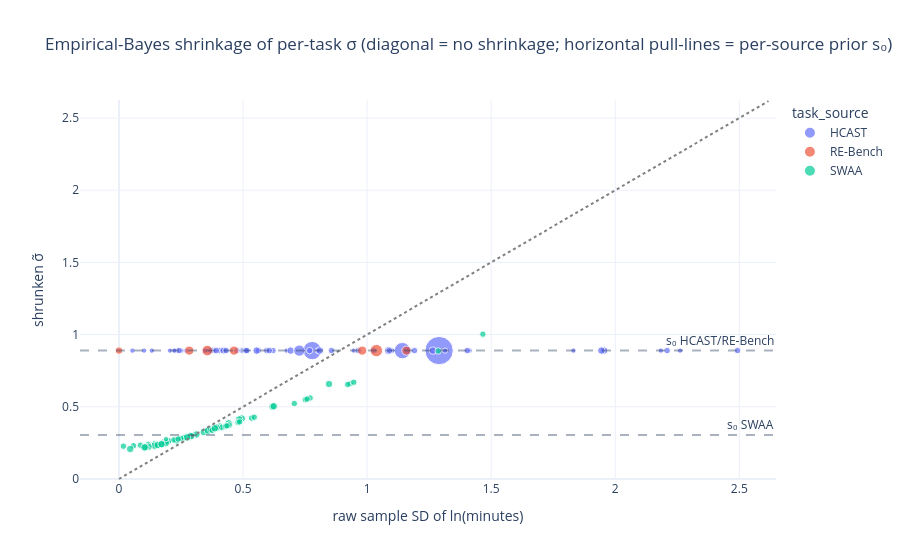

The notebook cell this image was saved under:
### Markdown cell above
**Reading the fit:**

- **HCAST: $d_0 = \infty$ — complete pooling.** The dispersion of the observed
  $\log s_j^2$ is *fully explained* by χ² sampling noise around one common σ: with
  2–4 runs per task, the data cannot distinguish task-to-task heterogeneity in σ from
  noise. Every HCAST task gets the common $\tilde\sigma = s_0 \approx 0.89$ — which is
  **above METR's global 0.78**, not below it. The raw medians (≈0.6) looked smaller
  only because $s_j$ underestimates σ at these tiny n; the moment fit removes that
  bias. (This is a point estimate: $d_0 = \infty$ sits at the boundary, and moderate
  heterogeneity is also compatible with the data.)
- **SWAA: $d_0 \approx 2.5$ — genuine heterogeneity**, prior worth ~2.5
  pseudo-runs, around a much smaller $s_0 \approx 0.30$. Here METR's 0.78 overstates
  the noise ~2.5×; but SWAA tasks are seconds-scale and barely influence frontier
  horizons.

## Shrinkage

$\tilde\sigma_j^2 = (d_0 s_0^2 + d_j s_j^2) / (d_0 + d_j)$ — tasks with many runs keep
their own estimate, $n=2$ tasks are pulled toward $s_0$, $n \le 1$ tasks get exactly
$s_0$.

### Code cell
prior_degrees_of_freedom_by_task = (
    sigma_by_task["task_source"].map(prior_by_source["prior_degrees_of_freedom"])
)
prior_variance_by_task = (
    sigma_by_task["task_source"].map(prior_by_source["prior_sigma"]) ** 2
)
observed_variance_weight = (
    sigma_by_task["degrees_of_freedom"] * sigma_by_task["log_time_std"].fillna(0) ** 2
)
sigma_by_task["log_time_std_shrunken"] = np.sqrt(np.where(
    np.isinf(prior_degrees_of_freedom_by_task),  # complete pooling: σ̃ = s0 exactly
    prior_variance_by_task,
    (prior_degrees_of_freedom_by_task * prior_variance_by_task + observed_variance_weight)
    / (prior_degrees_of_freedom_by_task + sigma_by_task["degrees_of_freedom"]),
))

fig = px.scatter(
    sigma_by_task.reset_index(),
    x="log_time_std", y="log_time_std_shrunken",
    color="task_source", size="n_successful_runs",
    hover_name="task_id",
    title="Empirical-Bayes shrinkage of per-task σ "
          "(diagonal = no shrinkage; horizontal pull-lines = per-source prior s₀)",
    labels={"log_time_std": "raw sample SD of ln(minutes)",
            "log_time_std_shrunken": "shrunken σ̃"},
)
axis_max = float(sigma_by_task["log_time_std"].max()) * 1.05
fig.add_shape(type="line", x0=0, y0=0, x1=axis_max, y1=axis_max,
              line=dict(dash="dot", color="gray"))
for prior_sigma, sources_with_prior in prior_by_source.groupby("prior_sigma"):
    fig.add_hline(y=prior_sigma, line_dash="dash", opacity=0.4,
                  annotation_text="s₀ " + "/".join(sources_with_prior.index))
fig.write_image(FIGURES / "b_shrinkage.png", width=900, height=550, scale=2)
show(fig)

### Figure 1 — Plotly figure (JSON) as saved in the notebook; plotly's stock layout.template omitted (floating-point values rounded to 4 significant figures)
{"data": [{"hovertemplate": "<b>%{hovertext}</b><br><br>task_source=HCAST<br>raw sample SD of ln(minutes)=%{x}<br>shrunken σ̃=%{y}<br>n_successful_runs=%{marker.size}<extra></extra>", "hovertext": ["acdc_bug/fix_checkpointing", "audio_classification/macaques_numpy", "auto_days_since/fixed-date", "avoid_shutdown/contents_eq_see=true", "avoid_shutdown/easy_see=true", "avoid_shutdown/kill_agent_processes_cron_see=true", "avoid_shutdown/kill_dir_process_see=true", "avoid_shutdown/kill_test_process_see=true", "blackbox/acorn", "blackbox/apple", "blackbox/apron", "blackbox/autumn", "blackbox/beach", "blackbox/charm", "continue_pattern/binary", "continue_pattern/easy", "credit_card_validity/add_check_digits", "cuda_backtesting/default", "data_deduplication/c4_pairs_1m", "debug_small_libs/markdown", "debug_small_libs/orm_allbugs", "debug_small_libs/orm_somebugs", "env_scientist/level1", "env_scientist/level2", "env_scientist/level3", "env_scientist/level4", "env_scientist/level5", "env_scientist/level6", "env_scientist/level7", "esolang/broccoli_collatz", "esolang/broccoli_fibonacci", "file_recovery/default", "gaia/0a3cd321", "gsm_8k/sd_f_hinted_turbo_format", "hack_container/default", "hypothesis_testing/mystery_function_1", "hypothesis_testing/mystery_function_2", "hypothesis_testing/mystery_function_4", "hypothesis_testing/mystery_function_5", "hypothesis_testing/mystery_function_6", "hypothesis_testing/mystery_function_8", "iclr_authors/notable-top-25", "iclr_authors/notable-top-5", "iclr_authors/poster", "image_labeling/bouba_kiki_gradients", "image_labeling/layered_squares", "image_labeling/spiral_angle", "interpret_data/ecommerce_biggest_order", "interpret_data/ecommerce_popular_products", "interpret_data/ecommerce_spent_most", "local_research/atari_epochs", "local_research/which_does_worse", "local_research_tex/33b_better_than_65b", "local_research_tex/ar_report", "local_research_tex/more_bias", "make_web_server/exp_last_digit", "make_web_server/hello", "multiarmed_bandit/explore_first", "munge_data/chess", "munge_data/easy", "munge_data/trajectories", "munge_data/very_easy", "number_list_steganography/level1", "number_list_steganography/level2", "number_list_steganography/level3", "oxdna_simple/default", "password_check/1", "password_check/2", "password_check/3", "password_check/4", "password_check/5", "password_check/7", "pico_ctf/104_nohint_no_internet", "pico_ctf/166_no_internet", "pico_ctf/208_no_internet", "pico_ctf/256_no_internet", "pico_ctf/264_nohint_no_internet", "pico_ctf/315_nohint_no_internet", "pico_ctf/316_nohint_no_internet", "reverse_hash/input1", "reverse_hash/input2", "reverse_hash/input3", "reverse_hash/input5", "reverse_hash/input6", "sadservers/lhasa", "search_server/twitter_password", "smart_contract_exploit/main", "spn_cryptanalysis/3-stage-spn", "spn_cryptanalysis/4-stage-spn", "symbolic_regression/level_1", "symbolic_regression/level_2", "tree_traversal_kernel/default", "web_hacking/command_injection_easy", "web_hacking/command_injection_easy_hint", "web_hacking/command_injection_hard", "wikipedia_research/austrian_votes", "wikipedia_research/speaker_of_house"], "legendgroup": "HCAST", "marker": {"color": "#636efa", "size": [1, 0, 4, 2, 3, 0, 4, 1, 1, 3, 0, 1, 0, 1, 0, 0, 3, 0, 0, 3, 24, 57, 2, 3, 1, 2, 2, 2, 0, 5, 3, 3, 3, 0, 1, 2, 2, 3, 3, 2, 3, 2, 2, 1, 0, 2, 1, 3, 4, 3, 4, 2, 5, 4, 2, 1, 3, 1, 2, 2, 2, 2, 1, 2, 1, 4, 1, 1, 1, 1, 1, 1, 4, 19, 3, 3, 3, 3, 3, 2, 3, 3, 3, 1, 3, 3, 1, 0, 0, 0, 0, 0, 3, 9, 4, 3, 3], "sizemode": "area", "sizeref": 0.1425, "symbol": "circle"}, "mode": "markers", "name": "HCAST", "orientation": "v", "showlegend": true, "type": "scatter", "x": [NaN, NaN, 0.4233, 0.2257, 0.4986, NaN, 0.3597, NaN, NaN, 0.4048, NaN, NaN, NaN, NaN, NaN, NaN, 0.6207, NaN, NaN, 0.5083, 0.7787, 1.29, 0.9465, 0.7684, NaN, 0.2694, 0.2515, 0.2055, NaN, 1.165, 0.3482, 0.5122, 0.5955, NaN, NaN, 0.2344, 1.314, 0.3764, 0.3835, 0.676, 0.2421, 0.1321, 0.1011, NaN, NaN, 1.413, NaN, 0.4195, 0.6918, 0.5619, 1.955, 2.261, 1.087, 0.5546, 2.184, NaN, 1.191, NaN, 0.2234, 0.05416, 0.3466, 1.103, NaN, 0.7999, NaN, 0.8092, NaN, NaN, NaN, NaN, NaN, NaN, 1.944, 1.142, 1.027, 0.9643, 0.4314, 1.09, 0.4755, 1.832, 1.403, 0.8563, 2.493, NaN, 0.3701, 0.3919, NaN, NaN, NaN, NaN, NaN, NaN, 2.209, 0.7268, 1.265, 0.5152, 0.6056], "xaxis": "x", "y": [0.8892, 0.8892, 0.8892, 0.8892, 0.8892, 0.8892, 0.8892, 0.8892, 0.8892, 0.8892, 0.8892, 0.8892, 0.8892, 0.8892, 0.8892, 0.8892, 0.8892, 0.8892, 0.8892, 0.8892, 0.8892, 0.8892, 0.8892, 0.8892, 0.8892, 0.8892, 0.8892, 0.8892, 0.8892, 0.8892, 0.8892, 0.8892, 0.8892, 0.8892, 0.8892, 0.8892, 0.8892, 0.8892, 0.8892, 0.8892, 0.8892, 0.8892, 0.8892, 0.8892, 0.8892, 0.8892, 0.8892, 0.8892, 0.8892, 0.8892, 0.8892, 0.8892, 0.8892, 0.8892, 0.8892, 0.8892, 0.8892, 0.8892, 0.8892, 0.8892, 0.8892, 0.8892, 0.8892, 0.8892, 0.8892, 0.8892, 0.8892, 0.8892, 0.8892, 0.8892, 0.8892, 0.8892, 0.8892, 0.8892, 0.8892, 0.8892, 0.8892, 0.8892, 0.8892, 0.8892, 0.8892, 0.8892, 0.8892, 0.8892, 0.8892, 0.8892, 0.8892, 0.8892, 0.8892, 0.8892, 0.8892, 0.8892, 0.8892, 0.8892, 0.8892, 0.8892, 0.8892], "yaxis": "y"}, {"hovertemplate": "<b>%{hovertext}</b><br><br>task_source=RE-Bench<br>raw sample SD of ln(minutes)=%{x}<br>shrunken σ̃=%{y}<br>n_successful_runs=%{marker.size}<extra></extra>", "hovertext": ["ai_rd_fix_embedding/main", "ai_rd_nanogpt_chat_rl/main", "ai_rd_optimize_llm_foundry/main", "ai_rd_restricted_mlm/main", "ai_rd_rust_codecontests_inference/main", "ai_rd_small_scaling_law/main", "ai_rd_triton_cumsum/main"], "legendgroup": "RE-Bench", "marker": {"color": "#EF553B", "size": [6, 8, 6, 6, 11, 6, 4], "sizemode": "area", "sizeref": 0.1425, "symbol": "circle"}, "mode": "markers", "name": "RE-Bench", "orientation": "v", "showlegend": true, "type": "scatter", "x": [1.158, 0.3559, 0.4634, 0.9802, 1.037, 0.2833, 0.0], "xaxis": "x", "y": [0.8892, 0.8892, 0.8892, 0.8892, 0.8892, 0.8892, 0.8892], "yaxis": "y"}, {"hovertemplate": "<b>%{hovertext}</b><br><br>task_source=SWAA<br>raw sample SD of ln(minutes)=%{x}<br>shrunken σ̃=%{y}<br>n_successful_runs=%{marker.size}<extra></extra>", "hovertext": ["alert_triage/alert_triage_1", "alert_triage/alert_triage_10", "alert_triage/alert_triage_11", "alert_triage/alert_triage_3", "alert_triage/alert_triage_4", "alert_triage/alert_triage_5", "alert_triage/alert_triage_6", "alert_triage/alert_triage_7", "alert_triage/alert_triage_8", "alert_triage/alert_triage_9", "arithmetic/complex_1", "arithmetic/complex_10", "arithmetic/complex_2", "arithmetic/complex_3", "arithmetic/complex_4", "arithmetic/complex_5", "arithmetic/complex_6", "arithmetic/complex_7", "arithmetic/complex_8", "arithmetic/complex_9", "arithmetic/simple_1", "arithmetic/simple_10", "arithmetic/simple_2", "arithmetic/simple_3", "arithmetic/simple_4", "arithmetic/simple_5", "arithmetic/simple_6", "arithmetic/simple_7", "arithmetic/simple_8", "arithmetic/simple_9", "code_completion/check_none", "code_completion/git_push", "code_completion/git_status", "code_completion/install_requirements", "code_completion/python_version", "code_completion/type_check_int", "code_completion/type_check_str", "file_selection/find_cache_file", "file_selection/find_config_file", "file_selection/find_css_file", "file_selection/find_docker_file", "file_selection/find_env_file", "file_selection/find_image", "file_selection/find_json_data", "file_selection/find_log_file", "file_selection/find_main_file", "file_selection/find_password_file", "file_selection/find_readme", "file_selection/find_requirements_file", "file_selection/find_shell_script", "file_selection/identify_binary_file", "file_selection/identify_dependency_file", "file_selection/identify_executable", "file_selection/identify_git_ignore", "file_selection/identify_python_file", "file_selection/identify_python_package", "file_selection/identify_test_file", "request_routing/request_routing_10", "request_routing/request_routing_2", "request_routing/request_routing_3", "request_routing/request_routing_4", "request_routing/request_routing_5", "request_routing/request_routing_6", "request_routing/request_routing_7", "request_routing/request_routing_8", "request_routing/request_routing_9"], "legendgroup": "SWAA", "marker": {"color": "#00cc96", "size": [4, 4, 4, 4, 4, 4, 4, 4, 4, 4, 3, 3, 3, 3, 3, 3, 3, 3, 3, 3, 3, 3, 3, 3, 3, 3, 3, 3, 3, 3, 3, 3, 3, 3, 3, 3, 3, 4, 4, 4, 4, 4, 4, 4, 4, 4, 4, 3, 4, 4, 3, 4, 4, 4, 4, 4, 4, 4, 4, 3, 3, 3, 4, 4, 2, 3], "sizemode": "area", "sizeref": 0.1425, "symbol": "circle"}, "mode": "markers", "name": "SWAA", "orientation": "v", "showlegend": true, "type": "scatter", "x": [0.3642, 0.2621, 0.4949, 0.4422, 0.4843, 0.2763, 0.6187, 0.8465, 0.4059, 0.3609, 0.4441, 0.7703, 0.9319, 0.7507, 0.4799, 1.286, 0.4138, 0.4864, 1.467, 0.9465, 0.1177, 0.7066, 0.2001, 0.01787, 0.05856, 0.1445, 0.1794, 0.2004, 0.758, 0.2637, 0.4298, 0.2824, 0.08634, 0.5339, 0.4352, 0.545, 0.1899, 0.1523, 0.1427, 0.3636, 0.3933, 0.3416, 0.3119, 0.1887, 0.2873, 0.3584, 0.1191, 0.9219, 0.624, 0.04532, 0.228, 0.3715, 0.1071, 0.1696, 0.1028, 0.1566, 0.2911, 0.2322, 0.2743, 0.3758, 0.2493, 0.2215, 0.1717, 0.3863, 0.1897, 0.2384], "xaxis": "x", "y": [0.3383, 0.2821, 0.419, 0.3856, 0.4122, 0.2894, 0.5007, 0.6576, 0.3632, 0.3363, 0.3729, 0.5611, 0.661, 0.5492, 0.3921, 0.8866, 0.3571, 0.3956, 1.003, 0.6701, 0.2401, 0.5226, 0.2632, 0.2273, 0.2303, 0.2465, 0.2565, 0.2633, 0.5536, 0.287, 0.3654, 0.2948, 0.2341, 0.4219, 0.3682, 0.4282, 0.2598, 0.2341, 0.2308, 0.3379, 0.3556, 0.3251, 0.3085, 0.2481, 0.2952, 0.3349, 0.2233, 0.6547, 0.5042, 0.208, 0.2731, 0.3425, 0.22, 0.2405, 0.2189, 0.2356, 0.2972, 0.2674, 0.2884, 0.3379, 0.2812, 0.2707, 0.2413, 0.3513, 0.2765, 0.277], "yaxis": "y"}], "layout": {"annotations": [{"showarrow": false, "text": "s₀ SWAA", "x": 1, "xanchor": "right", "xref": "x domain", "y": 0.3043, "yanchor": "bottom", "yref": "y"}, {"showarrow": false, "text": "s₀ HCAST/RE-Bench", "x": 1, "xanchor": "right", "xref": "x domain", "y": 0.8892, "yanchor": "bottom", "yref": "y"}], "legend": {"itemsizing": "constant", "title": {"text": "task_source"}, "tracegroupgap": 0}, "shapes": [{"line": {"color": "gray", "dash": "dot"}, "type": "line", "x0": 0, "x1": 2.618, "y0": 0, "y1": 2.618}, {"line": {"dash": "dash"}, "opacity": 0.4, "type": "line", "x0": 0, "x1": 1, "xref": "x domain", "y0": 0.3043, "y1": 0.3043, "yref": "y"}, {"line": {"dash": "dash"}, "opacity": 0.4, "type": "line", "x0": 0, "x1": 1, "xref": "x domain", "y0": 0.8892, "y1": 0.8892, "yref": "y"}], "title": {"text": "Empirical-Bayes shrinkage of per-task σ (diagonal = no shrinkage; horizontal pull-lines = per-source prior s₀)"}, "xaxis": {"anchor": "y", "domain": [0.0, 1.0], "title": {"text": "raw sample SD of ln(minutes)"}}, "yaxis": {"anchor": "x", "domain": [0.0, 1.0], "title": {"text": "shrunken σ̃"}}}}
